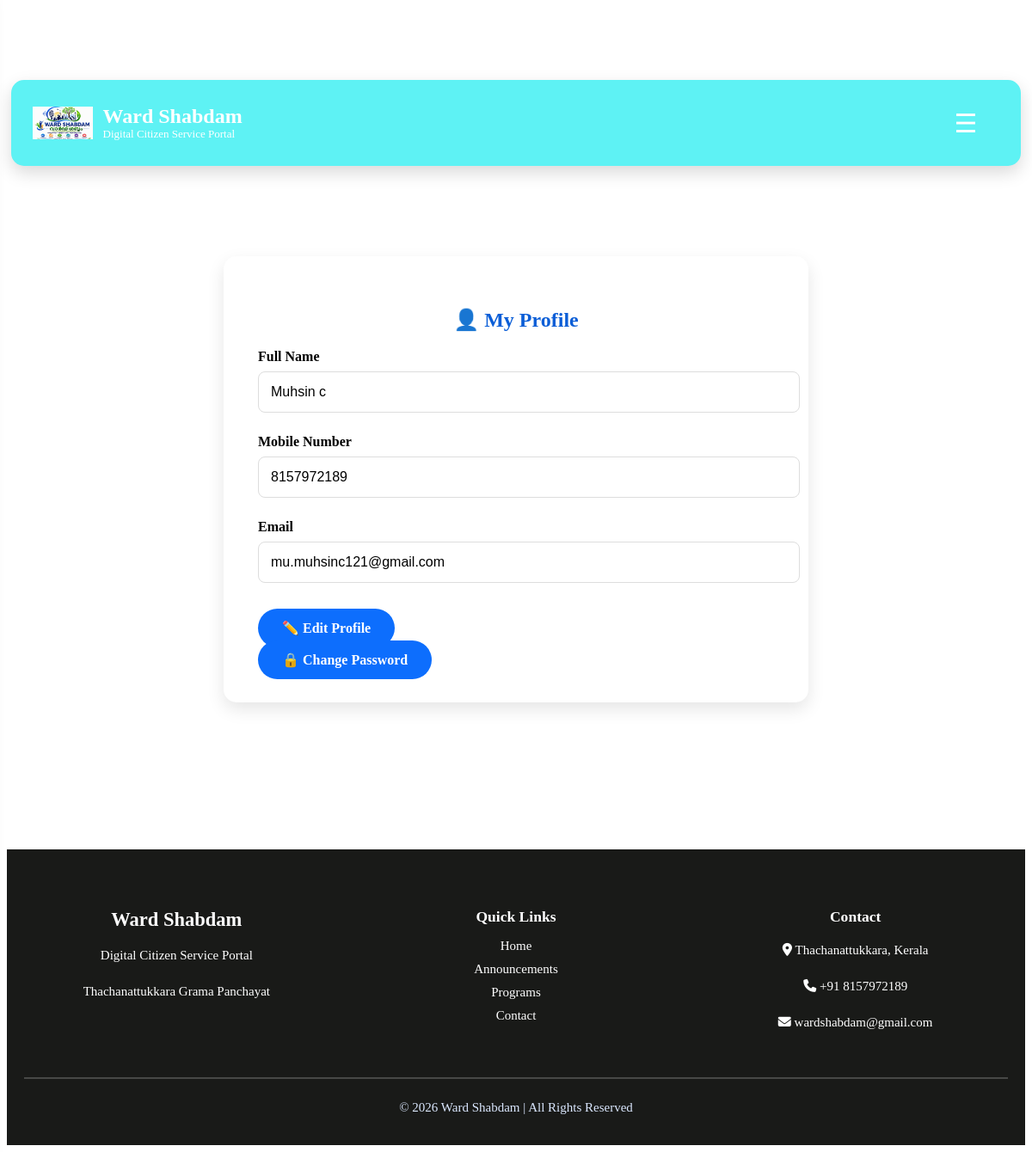
Page /profile (signed in) on the committed database.
### tables this page shows
CREATE TABLE citizens (

    id INTEGER PRIMARY KEY AUTOINCREMENT,

    fullname TEXT NOT NULL,

    mobile TEXT UNIQUE NOT NULL,

    email TEXT,

    password TEXT NOT NULL,

    created_at TIMESTAMP DEFAULT CURRENT_TIMESTAMP

, ward TEXT);

### app.py (the view)
@app.route("/profile")
def profile():
    if "citizen_id" not in session:
        return redirect("/login")
    conn = sqlite3.connect("database/wardshabdam.db")
    conn.row_factory = sqlite3.Row
    cursor = conn.cursor()
    cursor.execute(
        "SELECT * FROM citizens WHERE id=?",
        (session["citizen_id"],)
    )
    citizen = cursor.fetchone()
    conn.close()
    return render_template(
        "profile.html",
        citizen=citizen
    )

### app.py (called while the page is built)
@app.context_processor
def notification_context():
    if "citizen_id" not in session:
        return {"notification_count": 0}
    conn = sqlite3.connect("database/wardshabdam.db")
    cursor = conn.cursor()
    cursor.execute("""
        SELECT COUNT(*)
        FROM notifications
        WHERE citizen_id=?
        AND is_read=0
    """, (session["citizen_id"],))
    count = cursor.fetchone()[0]
    conn.close()
    return {"notification_count": count}

### templates/profile.html (shortened to what this page needs)
{% extends "layout.html" %}
{% block content %}
<div class="report-container">
    <h2>👤 My Profile</h2>
    <div class="form-group">
        <label>Full Name</label>
        <input type="text" value="{{ citizen.fullname }}" readonly>
    </div>
    <div class="form-group">
        <label>Mobile Number</label>
        <input type="text" value="{{ citizen.mobile }}" readonly>
    </div>
    <div class="form-group">
        <label>Email</label>
        <input type="email" value="{{ citizen.email }}" readonly>
    </div>
    <br>
    <a href="/edit_profile" class="btn-add">
        ✏️ Edit Profile
    </a>
    <br><br>
<a href="/change_password" class="btn-add">
🔒 Change Password
</a>
</div>
{% endblock %}

### static/css/style.css (style rules this page uses)
body { padding-top:70px; }

### static/css/report.css (style rules this page uses)
.report-container { max-width:800px; margin:auto; background:white; padding:40px; border-radius:15px; box-shadow:0 8px 20px rgba(0,0,0,.1); }
.report-container h2 { text-align:center; color:#0B5ED7; }
.form-group { margin-bottom:25px; }
.form-group label { display:block; margin-bottom:8px; font-weight:bold; }
.form-group input, .form-group select, .form-group textarea { width:100%; padding:14px; border:1px solid #ddd; border-radius:8px; font-size:16px; }

### static/css/admin.css (style rules this page uses)
.btn-add { background:#0d6efd; color:white; text-decoration:none; padding:14px 28px; border-radius:30px; font-weight:bold; transition:.3s; }

### static/css/change_password.css (style rules this page uses)
.report-container { max-width:600px; margin:60px auto; }

### rows in the picture
citizens: fullname "Muhsin c", mobile "8157972189", email "mu.muhsinc121@gmail.com"
